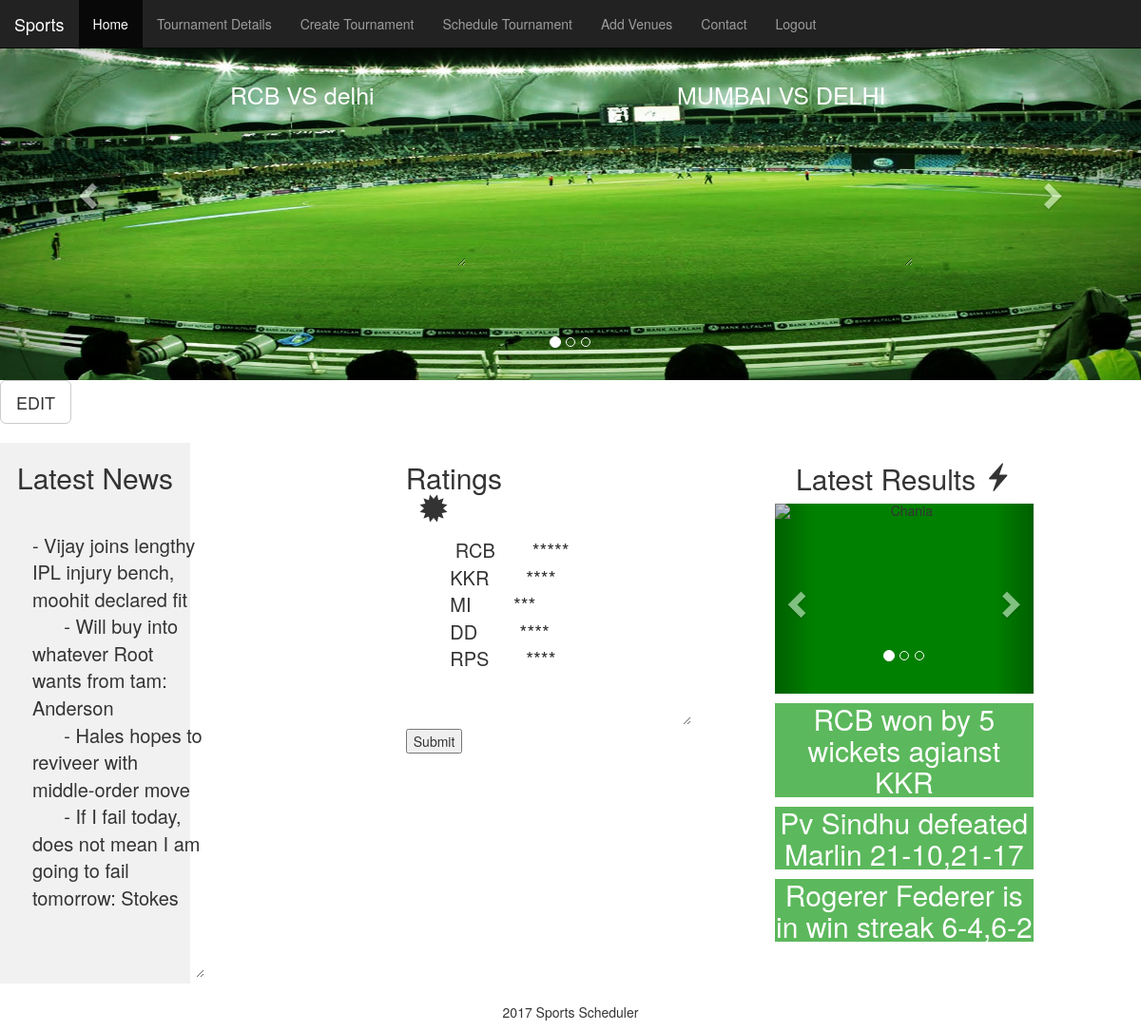
The app's page /admin.php with its own data.
### tables this page shows
CREATE TABLE `carousal` (
  `id` int(11) NOT NULL,
  `one` varchar(1000) NOT NULL,
  `one1` varchar(1000) NOT NULL,
  `two` varchar(1000) NOT NULL,
  `two2` varchar(1000) NOT NULL,
  `three` varchar(1000) NOT NULL,
  `three3` varchar(1000) NOT NULL
);

CREATE TABLE `latest` (
  `id1` int(11) NOT NULL,
  `news` varchar(10000) NOT NULL,
  `rating` varchar(1000) NOT NULL
);

### latest.php (called while the page is built)
<?php
$server="localhost";
$username="root";
$password="";
$dbname="sports";
$conn=mysqli_connect($server,$username,$password,$dbname);
if(!$conn)
{
  die('could not connect'.mysql_error());
}
else
{
	$sql="SELECT * FROM latest WHERE id1=1";
	$result=mysqli_query($conn,$sql);
	if($result)
	{
		while($row=$result->fetch_assoc())
		{
			$news=$row['news'];
			$rating=$row['rating'];
		}
	}
}

### admin.php (the view, shortened to what this page needs)
<!DOCTYPE html>
<html lang="en">
<head>
  <link rel="stylesheet" href="https://maxcdn.bootstrapcdn.com/bootstrap/3.3.7/css/bootstrap.min.css">
</head>
<body>
<nav class="navbar navbar-inverse navbar-fixed-top">
  <div class="container-fluid">
    <div class="navbar-header">
      <a class="navbar-brand">Sports</a>
    </div>
    <div class="collapse navbar-collapse">
      <ul class="nav navbar-nav">
        <li class="active"><a href="#">Home</a></li>
        <li><a href="tdetails.php">Tournament Details</a></li>
        <li><a href="schedule.php">Create Tournament</a></li>
        <li><a href="final.php">Schedule Tournament</a></li>
        <li><a href="venue.php">Add Venues</a></li>
        <li><a href="contact.php">Contact</a></li>
         <li><a href="logout.php">Logout</a></li>
      </ul>
    </div>
  </div>
</nav>
<?php
$server="localhost";
$username="root";
$password="";
$dbname="sports";
$conn=mysqli_connect($server,$username,$password,$dbname);
if(!$conn)
{
  die('could not connect'.mysql_error());
}
else
{
    $sql3="SELECT * FROM carousal";
    $result3=mysqli_query($conn,$sql3);
    if($result3)
    {
        while ($row3 = $result3->fetch_assoc()){
          $first=$row3['one'];
          $rfirst=$row3['one1'];
          }
    }
}
?>
<div id="myCarousel" class="carousel slide" data-ride="carousel">
    <ol class="carousel-indicators">
      <li data-target="#myCarousel" data-slide-to="0" class="active"></li>
      <li data-target="#myCarousel" data-slide-to="1"></li>
       <li data-target="#myCarousel" data-slide-to="2"></li>
    </ol>
    <div id="myCarousel" class="carousel-inner" role="listbox">
      <div class="item active">
        <img src="1.jpeg" alt="cricket">
        <div class="carousel-caption">
          <textarea disabled class="ss"><?php echo $first ?></textarea>
          <textarea disabled class="sr"><?php echo $rfirst ?></textarea>
        </div>
      </div>
    </div>
    <a class="left carousel-control" href="#myCarousel" role="button" data-slide="prev">
      <span class="glyphicon glyphicon-chevron-left" aria-hidden="true"></span>
    </a>
    <a class="right carousel-control" href="#myCarousel" role="button" data-slide="next">
      <span class="glyphicon glyphicon-chevron-right" aria-hidden="true"></span>
    </a>
</div>
<button type="button" class="btn btn-default btn-lg" id="myBtn">EDIT</button>
<?php include 'latest.php' ?>
<form method="POST" action="admin.php">
<div class="container-fluid text-center">
 <div class="row content">
    <div class="col-sm-2 sidenav">
      <h2> Latest News </h2>
      <textarea class="cat" name="latest">
      <?php echo $news ?>
    </textarea>
    </div>
    <div class="col-sm-3" id="rating">
        <h2>Ratings <span class="glyphicon glyphicon-certificate"></span></h2>
        <textarea class="rat" name="rat">
       <?php echo $rating ?>
    </textarea>
    <input type="submit" name="save">
    </div>
    <div class="col-sm-4" id="latest">
      <h2>Latest Results <span class="glyphicon glyphicon-flash"></span></h2>
      <div id="myCarousel" class="carousel slide" data-ride="carousel">
    <ol class="carousel-indicators">
      <li data-target="#myCarousel" data-slide-to="0" class="active"></li>
      <li data-target="#myCarousel" data-slide-to="1"></li>
       <li data-target="#myCarousel" data-slide-to="2"></li>
    </ol>
    <div class="carousel-inner"id="caro1" role="listbox">
    <div class="item active">
      <img src="4.jpeg" alt="Chania">
    </div>
     <a class="left carousel-control" href="#myCarousel" role="button" data-slide="prev">
    <span class="glyphicon glyphicon-chevron-left" aria-hidden="true"></span>
  </a>
  <a class="right carousel-control" href="#myCarousel" role="button" data-slide="next">
    <span class="glyphicon glyphicon-chevron-right" aria-hidden="true"></span>
  </a>
</div>
</div>
      <h4>  RCB won by 5 wickets agianst KKR  </h4>
      <h4>  Pv Sindhu defeated Marlin 21-10,21-17</h4>
      <h4>  Rogerer Federer is in win streak 6-4,6-2</h4>
    </div>
  </div>
</div><br>
<footer class="container-fluid text-center">
  <p>2017 Sports Scheduler </p>
</footer>
</form>
</body>
</html>

### admin.php (style rules this page uses)
.modal-header, h4, .close { background-color: #5cb85c; color:white !important; text-align: center; font-size: 30px; }
.ss { margin-bottom: 70px; border:none; height:200px; width:250px; background: transparent; font-size: 25px; color:white; float:left; }
.sr { margin-bottom: 70px; border:none; height:200px; width:250px; background: transparent; font-size: 25px; color:white; float:right; }
.rat { height: 200px; width:300px; background: transparent; border:none; font-size: 20px; }
.cat { height: 500px; width:200px; background: transparent; border:none; font-size: 20px; padding-left: 0.5cm; }
.sidenav { background-color: #f1f1f1; font-size: 18px; }
#latest { padding-right: 3cm; }
#caro1 { height: 200px; width: 100%; margin: auto; }
#rating { padding-left: 6cm; }
.carousel-inner > .item > img, .carousel-inner > .item > a > img { width: 100%; margin: auto; height:400px; }
.item { background-color: green; }
.col-sm-4 { float: right; }

### records on screen
carousal: one "RCB VS delhi", one1 "MUMBAI VS DELHI"
latest: latest "- Vijay joins lengthy IPL injury bench, moohit declared fit - Will buy into whatever Root wants from tam: Anderson - Hales hopes to reviveer with middle-order move - If I fail today, does not mean I am going to fail tomorrow: Stokes", rat "RCB ***** KKR **** MI *** DD **** RPS ****"
